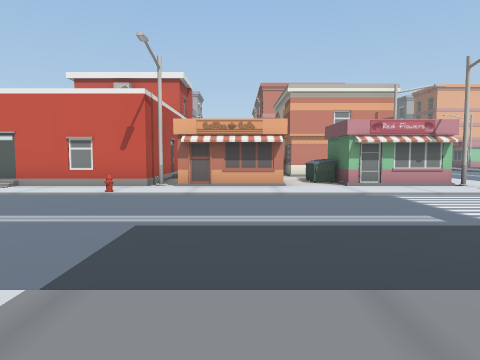
View 1 (above)

21 first-person views from a walk through a scene from a Unity 3-D project. The camera is 1.5 m above the floor, tilts 4° down and sees 70° across. The floor is counted in squares, 2 m on a side. Each view is taken from the middle of a square. On the plan, view 1 faces up. The plan holds only what a view shows up to about 11 squares ahead; the rest is blank. The place goes on beyond the plan.

View 2
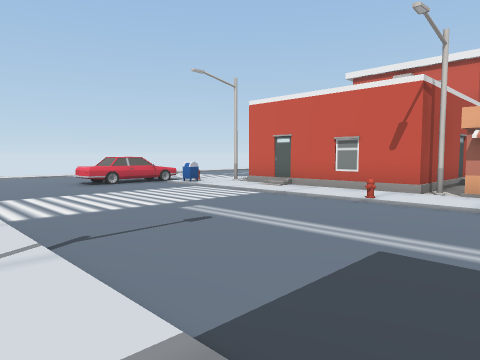

View 3
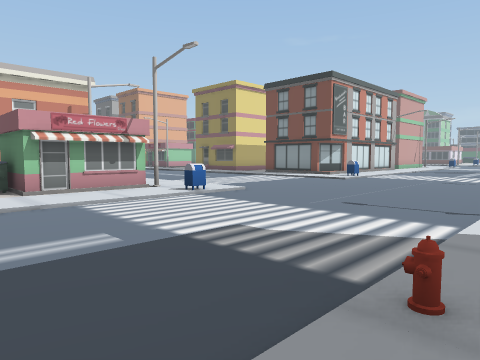

View 4
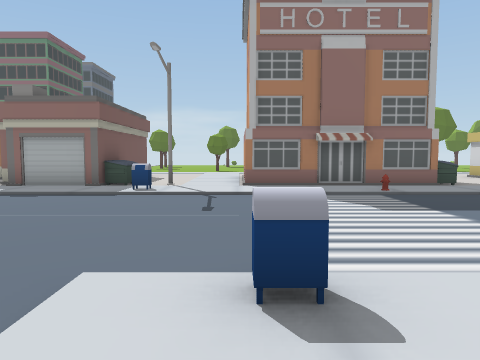

View 5
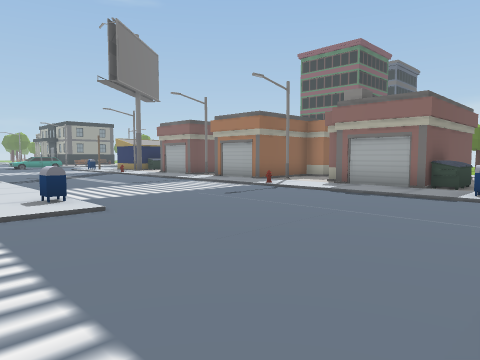

View 6
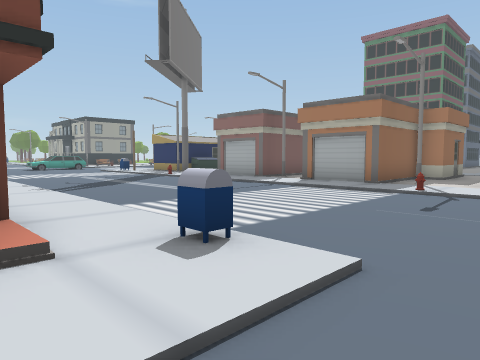

View 7
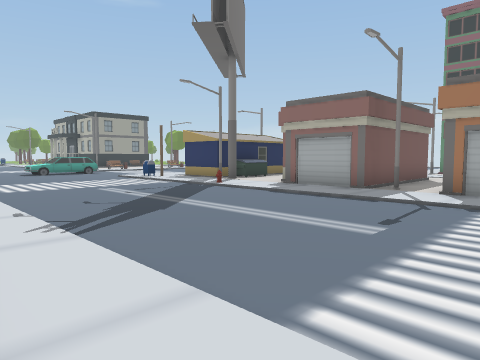

View 8
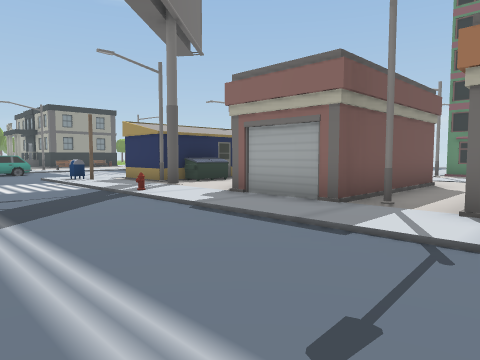

View 9
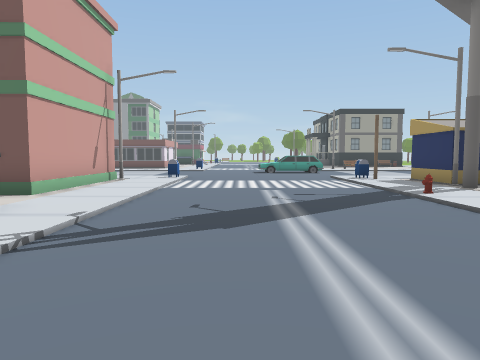

View 10
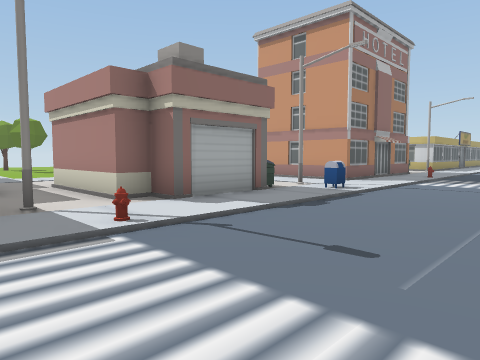

View 11
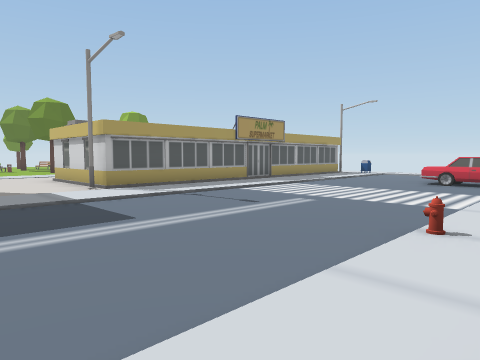

View 12
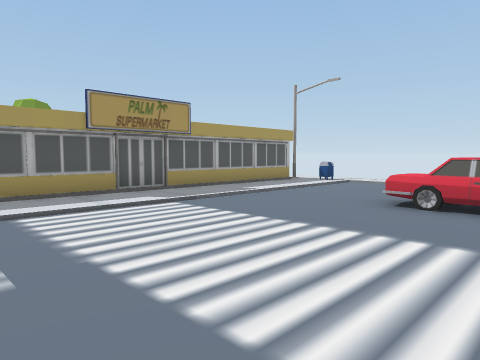

View 13
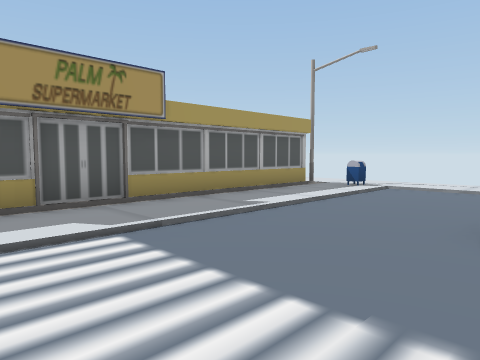

View 14
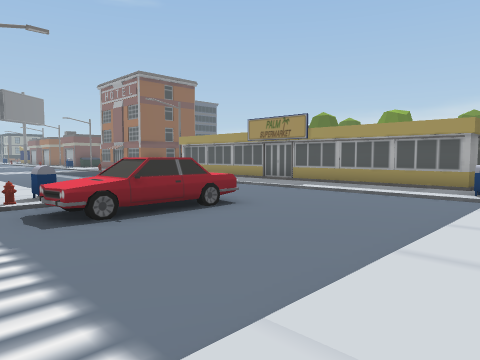

View 15
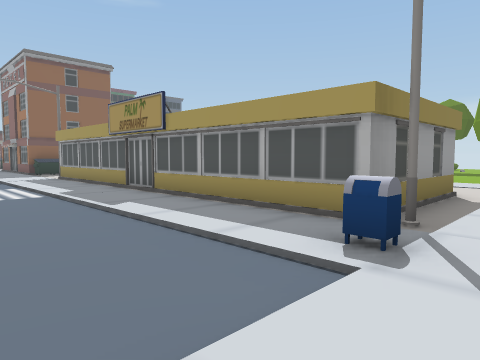

View 16
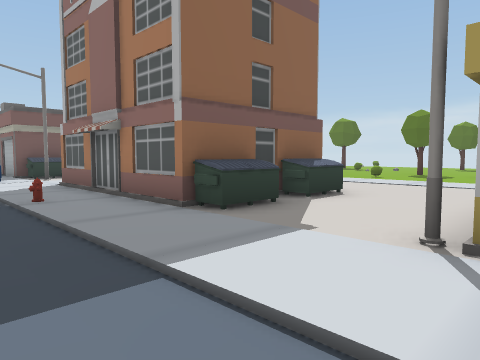

View 17
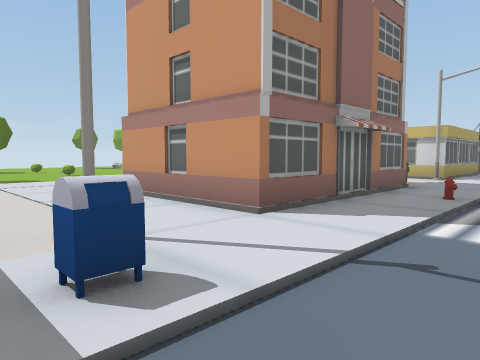

View 18
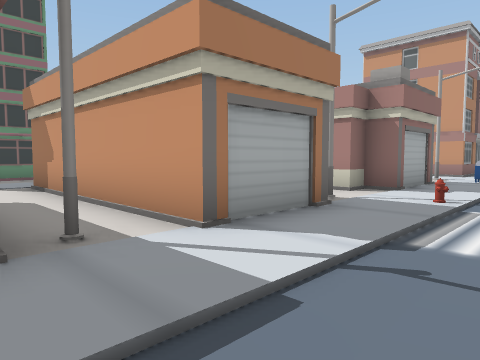

View 19
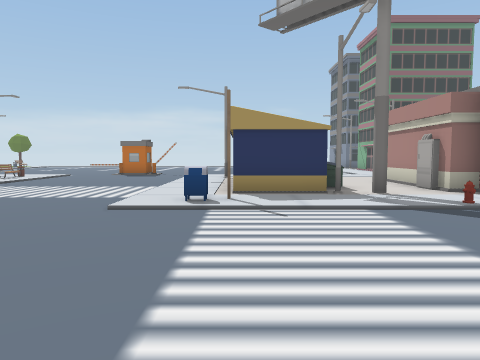

View 20
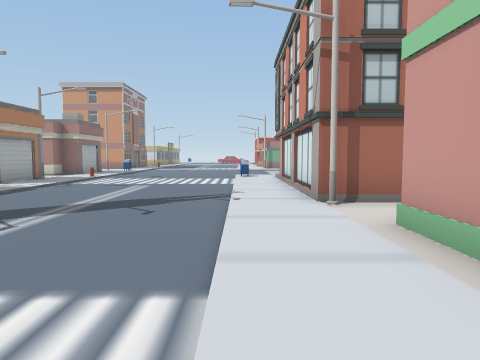

View 21
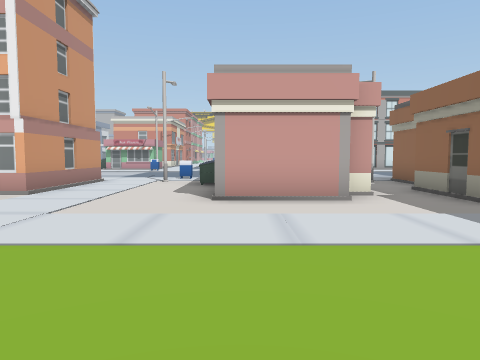

### Floor plan
Key: @ floor where view 1 was taken; # wall or solid block; . main floor; : floor 1.5 m higher than the main floor; / step, stairs or slope; U dumpster; B building; S streetlight; H hydrant; M mailbox; C car; I billboard; G signpost; T tree.
Columns run from 15 left of view 1 to 27 right of it. Each row starts with its distance up from view 1.
  9 ./..    #########U##B./..../.B     #..###B
  8 ./....HS./.B.S.B.....S/..../........S....S
  7 ./...//M////H////////M/..../M/////////////
  6 ./...:.....................................
  5  /...C.....................................
  4 ./.........................................
  3 ./.........................................
  2 ./////////////////H/////////H////////H/////
  1 .M.....................M.................GM
  0  S##B#B#BBBB#S.@####B#.SUB##.SB##SB##.IS##.
 -1  .#         #...U    # .U###..###.###..##B.
 -2  .#         #...#    # ..###..###.###..U  .
 -3  .#         #...U   ## ..###.## #.###..   .
 -4  ..          ....      ..###.#  #.###.   B.
 -5              ....      .......  #..
 -6               ...      ......
 -7                        .....
 -8   T.          ...    .......   ..
 -9   ..          ...    .T ...    ##
-10                          .

Where each view was taken, in squares from view 1:
view 1: 0 up, 0 right, facing up
view 2: 1 up, 0 right, facing up-left
view 3: 1 up, 1 right, facing up-right
view 4: 9 up, 6 right, facing down
view 5: 9 up, 7 right, facing down-right
view 6: 9 up, 11 right, facing down-right
view 7: 8 up, 15 right, facing down-right
view 8: 5 up, 16 right, facing down-right
view 9: 5 up, 16 right, facing right
view 10: 5 up, 15 right, facing down-left
view 11: 8 up, 1 right, facing down-left
view 12: 7 up, 4 left, facing down-left
view 13: 5 up, 6 left, facing down-left
view 14: 9 up, 15 left, facing down-right
view 15: 4 up, 15 left, facing down-right
view 16: 3 up, 3 left, facing down-right
view 17: 3 up, 9 right, facing down-left
view 18: 3 up, 19 right, facing down-left
view 19: 7 up, 26 right, facing down
view 20: 7 up, 26 right, facing left
view 21: 10 down, 10 right, facing up
